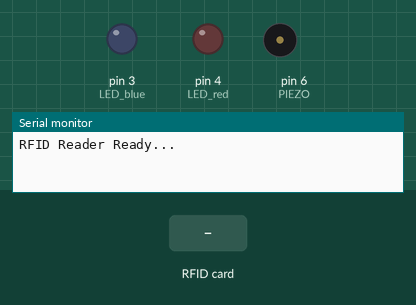
A sketch run on a simulated Arduino Uno, built with avr-gcc and run on an emulated ATmega328P. Parts: output pins drawn as LEDs (lit = HIGH), buzzer (waves = sounding, pin HIGH), the last lines printed to the serial monitor. The test bench sets the inputs (shaded band). Pins used as bus, display or sensor lines are not drawn.

Above: at 1.2 s.
1.3 s: RFID card 5E 7A 19 C4 held to the reader
At 2.13 s:
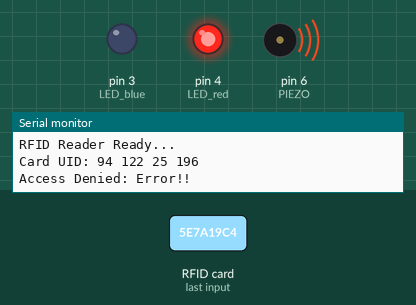
Timing chart, 0 to 4.3 s (numbered marks = the images above; inputs shaded):
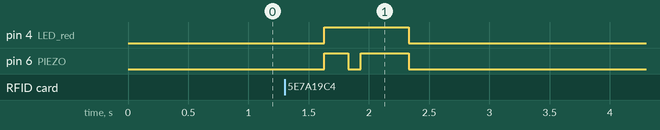

The sketch:

14_RFID_02.ino
```cpp
#include <MFRC522.h>
#include <SPI.h>

#define RST_PIN 9
#define SS_PIN 10

MFRC522 myMFRC(SS_PIN, RST_PIN);

int LED_blue = 3;
int LED_red = 4;
int PIEZO = 6;

void setup() {
  Serial.begin(9600);
  SPI.begin();
  myMFRC.PCD_Init(); // 초기화 누락 방지

  pinMode(LED_blue, OUTPUT);
  pinMode(LED_red, OUTPUT);
  pinMode(PIEZO, OUTPUT);

  Serial.println("RFID Reader Ready...");
}

void loop() {
  // 새 카드가 접촉되지 않았거나, ID를 읽지 못했을 때 리턴
  if (!myMFRC.PICC_IsNewCardPresent() || !myMFRC.PICC_ReadCardSerial()) {
    delay(500);
    return;
  }

  // UID 확인용 (시리얼 모니터에서 실제 UID를 확인해보세요)
  Serial.print("Card UID:");
  for (byte i = 0; i < myMFRC.uid.size; i++) {
    Serial.print(" ");
    Serial.print(myMFRC.uid.uidByte[i]); // 10진수로 출력
  }
  Serial.println();

  // 특정 UID에 해당하는 흰 카드 (189, 50, 25, 2)
  if (myMFRC.uid.uidByte[0] == 189 && myMFRC.uid.uidByte[1] == 50
      && myMFRC.uid.uidByte[2] == 25 && myMFRC.uid.uidByte[3] == 2) {

    Serial.println("Access Granted: Hello, LED_blue");

    digitalWrite(LED_blue, HIGH); // 파란 LED 켬
    digitalWrite(PIEZO, HIGH);    // 부저 시작
    delay(300);                   // 0.3초 대기
    digitalWrite(PIEZO, LOW);     // 부저 끔
    delay(700);                   // LED는 총 1초 동안 켜져 있도록 추가 대기
    digitalWrite(LED_blue, LOW);  // 파란 LED 끔

  } else {
    // 승인되지 않은 태그일 경우
    Serial.println("Access Denied: Error!!");

    digitalWrite(LED_red, HIGH);  // 빨간 LED 켬

    digitalWrite(PIEZO, HIGH); delay(200);
    digitalWrite(PIEZO, LOW);  delay(100);
    digitalWrite(PIEZO, HIGH); delay(400);
    digitalWrite(PIEZO, LOW);

    digitalWrite(LED_red, LOW);   // 빨간 LED 끔
  }

  // 다음 인식을 위한 종료 처리
  myMFRC.PICC_HaltA();
}
```

Measured:
- after the input at 1.3 s, pin 4 (LED_red): LOW → HIGH after 0.33 s, → LOW 0.70 s later; pin 6 (PIEZO): LOW → HIGH after 0.33 s, → LOW 0.20 s later, → HIGH 0.10 s later, → LOW 0.40 s later
